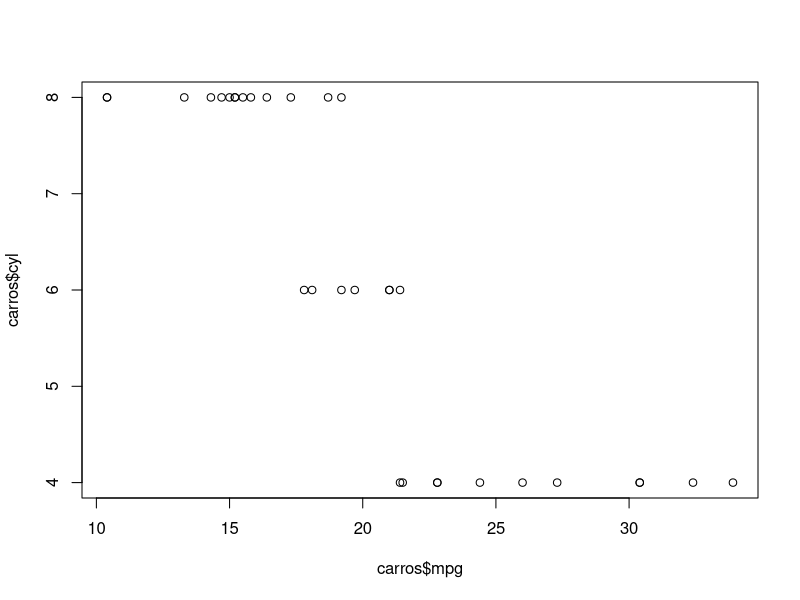
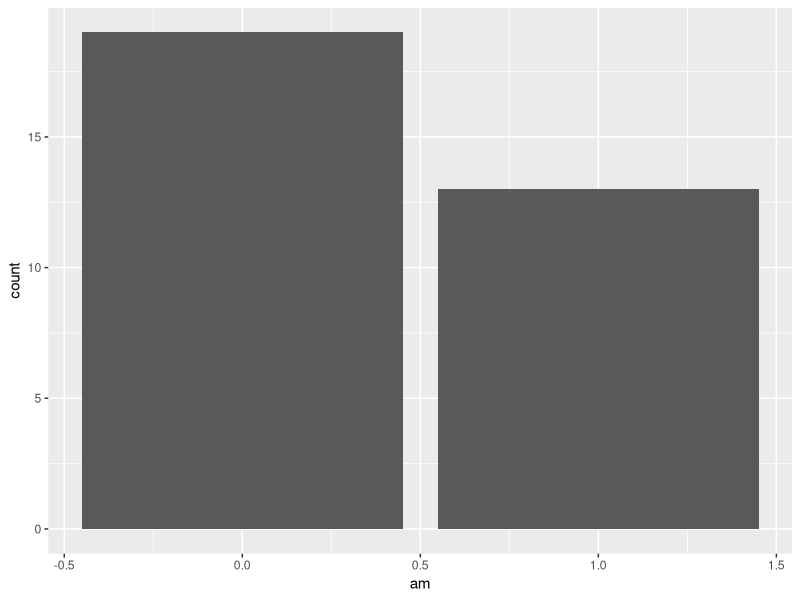

Generate these figures, in order, with R:
#Graficos

#dataset/conjunto de dados
?mtcars

#Filtrando colunas do dataset
carros <- mtcars[,c(1,2,9)]

#Visualizando o dataset
head(carros)

#Histograma
 

#Gráfico de dispersão
plot(carros$mpg,carros$cyl)

#install.packages("ggplot2")
library(ggplot2)

#Criando gráfico de barras com ggplot2
ggplot(carros,aes(am))+
  geom_bar()